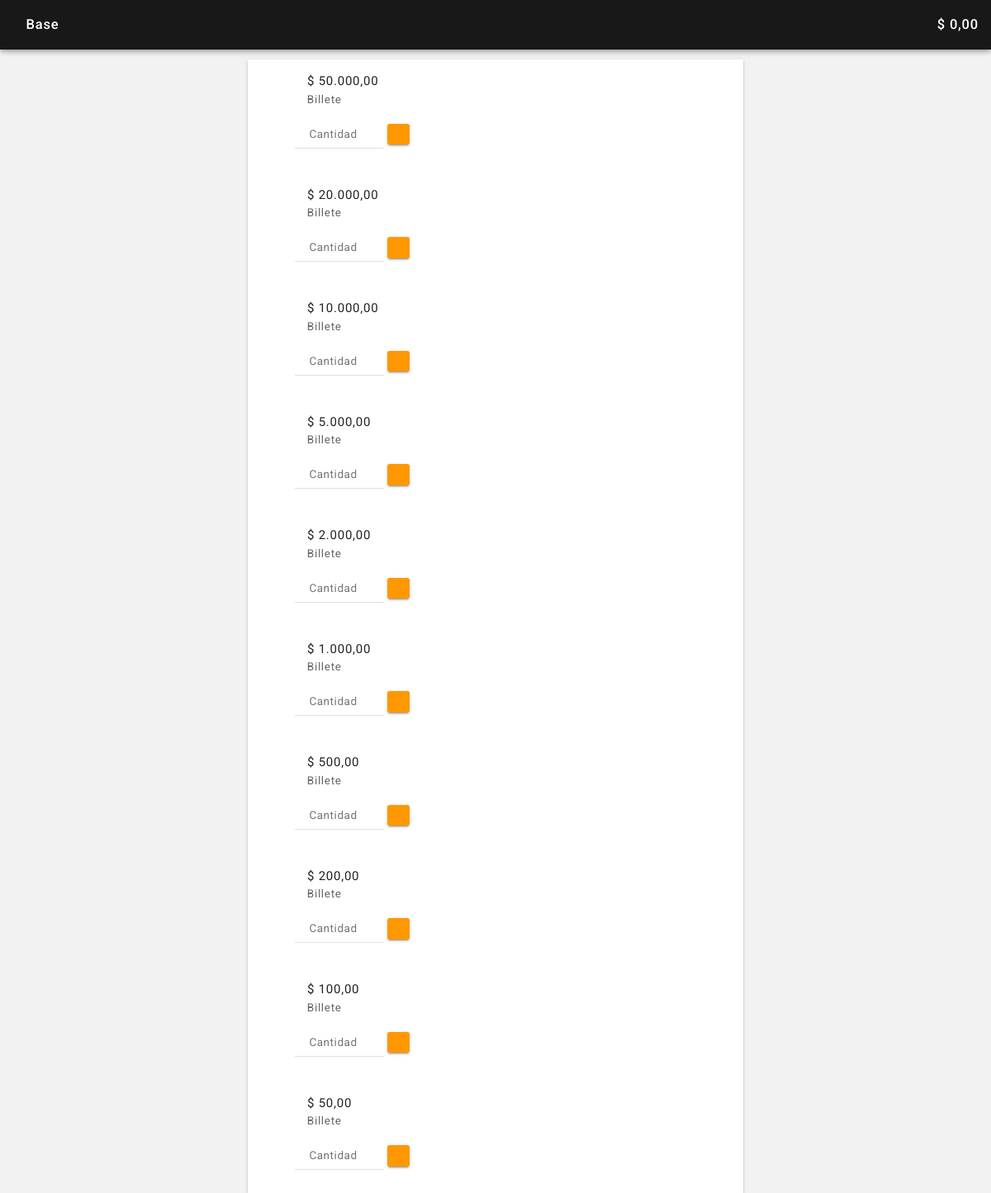
The app's page /bases_denominaciones.php (signed in) with its own data.
### tables this page shows
CREATE TABLE `denominaciones` (
  `id` int(15) NOT NULL,
  `fecha` datetime NOT NULL,
  `usuario` int(15) NOT NULL,
  `denominacion` int(15) NOT NULL,
  `tipo` varchar(15) NOT NULL
);

### bases_denominaciones.php (the view, shortened to what this page needs)
<?php
include ("sis/nombre_sesion.php");
?>
<?php
if(isset($_POST['base_id'])) $base_id = $_POST['base_id']; elseif(isset($_GET['base_id'])) $base_id = $_GET['base_id']; else $base_id = null;
if(isset($_POST['cantidad'])) $cantidad = $_POST['cantidad']; elseif(isset($_GET['cantidad'])) $cantidad = $_GET['cantidad']; else $cantidad = null;
if(isset($_POST['body_snack'])) $body_snack = $_POST['body_snack']; elseif(isset($_GET['body_snack'])) $body_snack = $_GET['body_snack']; else $body_snack = null;
?>
<?php
$base_total = 0;
?>
<!DOCTYPE html>
<html lang="es">
<head>
    <?php
    include ("partes/head.php");
    ?>
</head>
<body <?php echo $body_snack; ?>>
<header class="rdm-toolbar--contenedor">
    <div class="rdm-toolbar--fila">
        <div class="rdm-toolbar--izquierda">
            <h2 class="rdm-toolbar--titulo">Base</h2>
        </div>
        <div class="rdm-toolbar--derecha">
            <h2 class="rdm-toolbar--titulo">$ <?php echo number_format($base_total, 2, ",", "."); ?></h2>
        </div>
    </div>
</header>
<main class="rdm--contenedor-toolbar">
    <?php
    $consulta = $conexion->query("SELECT * FROM denominaciones ORDER BY denominacion DESC");
    if ($consulta->num_rows == 0)
    {
        ?>
        <div class="rdm-vacio--caja">
            <i class="zmdi zmdi-alert-circle-o zmdi-hc-4x"></i>
            <p class="rdm-tipografia--subtitulo1">No se han agregado denominaciones</p>
        </div>
        <?php
    }
    else
    {
        ?>
        <section class="rdm-lista">
        <?php
        while ($fila = $consulta->fetch_assoc())
        {
            $denominacion_id = $fila['id'];
            $denominacion = $fila['denominacion'];
            $tipo = $fila['tipo'];
            $consulta_cantidad = $conexion->query("SELECT * FROM bases_denominaciones WHERE base_id = '$base_id' and denominacion_id = '$denominacion_id' ORDER BY id");
            if ($fila_cantidad = $consulta_cantidad->fetch_assoc())
            {
                $denominacion_id_base = $denominacion_id;
                $denominacion_id = $fila['id'];$cantidad = $fila_cantidad['cantidad'];
                $denominacion_cantidad = "<div class='rdm-lista--contador'><h2 class='rdm-lista--texto-contador'>$cantidad</h2></div>";
            }
            else
            {
                $cantidad = "";
            }
            ?>
            <article class="rdm-lista--item-doble">
                <div class="rdm-lista--izquierda">
                    <div class="rdm-lista--contenedor">
                        <div class="rdm-lista--icono"><i class="zmdi zmdi-money-box zmdi-hc-2x"></i></div>
                    </div>
                    <div class="rdm-lista--contenedor">
                        <h2 class="rdm-lista--titulo">$ <?php echo number_format($denominacion, 2, ",", "."); ?></h2>
                        <h2 class="rdm-lista--texto-secundario"><?php echo ucfirst("$tipo"); ?></h2>
                        <form action="<?php echo $_SERVER['PHP_SELF']; ?>#<?php echo $denominacion_id; ?>" method="post" enctype="multipart/form-data">
                            <p><input class="rdm-formularios--input-cantidad" type="number" name="cantidad" placeholder="Cantidad" value="<?php echo($cantidad) ?>"/> <button type="submit" class="rdm-boton--resaltado" name="guardar_denominacion" value="si"><i class="zmdi zmdi-check"></i></button>
                            </p>
                        </form>
                    </div>
                </div>
            </article>
            <?php
        }
    }
    ?>
    </section>
</main>
</body>
</html>

### partes/head.php (shortened to what this page needs)
<link rel="stylesheet" href="https://www.mangoapp.co/a-recursos/css/normalize.css" />
<link rel="stylesheet" href="https://www.mangoapp.co/a-recursos/css/estilos.css">
<link rel="stylesheet" href="css/normalize.css" />
<link rel="stylesheet" href="css/estilos.css">

### css/estilos.css (style rules this page uses)
body { background-color: rgba(0, 0, 0, 0.05); color: #222; font-family: 'Roboto', sans-serif, arial; font-size: 15px; font-weight: 300; margin: 0; }
.rdm--contenedor-toolbar, .rdm--contenedor-toolbar-tabs { box-sizing: border-box; margin: 0 auto; max-width: 600px; width: 95%; margin-top: 4.5rem; }
.rdm--contenedor-toolbar, .rdm--contenedor-zona { box-sizing: border-box; margin: 0 auto; max-width: 600px; width: 95%; margin-top: 4.5rem; }

### css/toolbar.css (style rules this page uses)
.rdm-toolbar--contenedor { box-shadow: 0px 2px 4px -1px rgba(0, 0, 0, 0.2), 0px 4px 5px 0px rgba(0, 0, 0, 0.14), 0px 1px 10px 0px rgba(0, 0, 0, 0.12); box-sizing: border-box; color: #fff; left: 0; position: fixed; top: 0; width: 100%; z-index: 1; }
.rdm-toolbar--fila, .rdm-toolbar--fila-tab { background-color: rgba(0,0,0,0.9); align-items: center; display: flex; justify-content: space-between; padding: 1em; height: 2em; }
.rdm-toolbar--izquierda, .rdm-toolbar--centro, .rdm-toolbar--derecha { display: flex; align-items: center; }
.rdm-toolbar--titulo, .rdm-toolbar--titulo-centro, .rdm-toolbar--texto-secundario { font-size: 1.1em; font-weight: 500; letter-spacing: 0.05em; line-height: 1.5em; margin: 0 0 0 1em; max-width: 240px; white-space: nowrap; overflow: hidden; text-overflow: ellipsis; }

### css/botones.css (style rules this page uses)
button { border-radius: 0.2em; border: none; box-shadow: 0px 3px 1px -2px rgba(0, 0, 0, 0.2), 0px 2px 2px 0px rgba(0, 0, 0, 0.14), 0px 1px 5px 0px rgba(0, 0, 0, 0.12); box-sizing: border-box; color: rgba(255, 255, 255, 1); display: inline-block; font-family: 'Roboto', sans-serif, arial; font-size: 0.9em; font-weight: 500; letter-spacing: 0.05em; outline: none; padding: 1em 1em 0.9em 1em; text-align: center; text-decoration: none; text-transform: uppercase; transition: 250ms linear; vertical-align: middle; }
.rdm-boton--resaltado { background-color: #FF9800; color: rgba(255, 255, 255, 1); }

### css/listas.css (style rules this page uses)
.rdm-lista, .rdm-lista-sencillo, .rdm-lista-amplio, .rdm-lista-amplia, .rdm-lista--porcentaje { background-color: #fff; box-shadow: 0px 3px 1px -2px rgba(0, 0, 0, 0.2), 0px 2px 2px 0px rgba(0, 0, 0, 0.14), 0px 1px 5px 0px rgba(0, 0, 0, 0.12); box-sizing: border-box; margin: 0 auto; margin-bottom: 1em; width: 100%; }
.rdm-lista--item-doble { align-items: flex-start; display: flex; justify-content: space-between; padding: 1em; }
.rdm-lista--izquierda, .rdm-lista--izquierda-sencillo, .rdm-lista--derecha { display: flex; }
.rdm-lista--contenedor { display: inline-block; }
.rdm-lista--icono { display: table-cell; height: 2.8em; text-align: center; vertical-align: middle; width: 2.8em; }
.rdm-lista--titulo, .rdm-lista--texto-secundario, .rdm-lista--texto-valor, .rdm-lista--titulo-amplio, .rdm-lista--mensaje, .rdm-lista--texto-secundario-porcentaje, .rdm-lista--texto-valor-porcentaje, .rdm-lista--texto-porcentaje, .rdm-lista--titulo-porcentaje, .rdm-lista--texto-unidad { font-size: 1em; font-weight: 400; letter-spacing: 0.05em; line-height: 1.5em; margin: 0 0 0 1em; }
.rdm-lista--texto-secundario { color: rgba(0, 0, 0, 0.6); line-height: 1.5em; font-size: 0.9em; margin: 0 0 0 1.1em; }

### css/formularios.css (style rules this page uses)
input, button, textarea { appearance: none; outline: none; -webkit-appearance: none; }
input, select, textarea { font-family: 'Roboto', sans-serif, arial; appearance: none; background: none; border: none; border-bottom: 1px solid rgba(0, 0, 0, 0.12); box-sizing: border-box; color: #222; color: rgba(0, 0, 0, 0.9); font-size: 0.9em; font-weight: 400; letter-spacing: 0.04em; line-height: 1.5; margin: 0; padding: 0.5em 0em; width: 100%; outline:0px; }
.rdm-formularios--input-cantidad { text-align: center; width: 8em; }

### records on screen
denominaciones: denominacion "50.000,00", tipo "Billete"
denominaciones: denominacion "20.000,00", tipo "Billete"
denominaciones: denominacion "10.000,00", tipo "Billete"
denominaciones: denominacion "5.000,00", tipo "Billete"
denominaciones: denominacion "2.000,00", tipo "Billete"
denominaciones: denominacion "1.000,00", tipo "Billete"
denominaciones: denominacion "500,00", tipo "Billete"
denominaciones: denominacion "200,00", tipo "Billete"
denominaciones: denominacion "100,00", tipo "Billete"
denominaciones: denominacion "50,00", tipo "Billete"

### other values on screen
$base_total "0,00"
